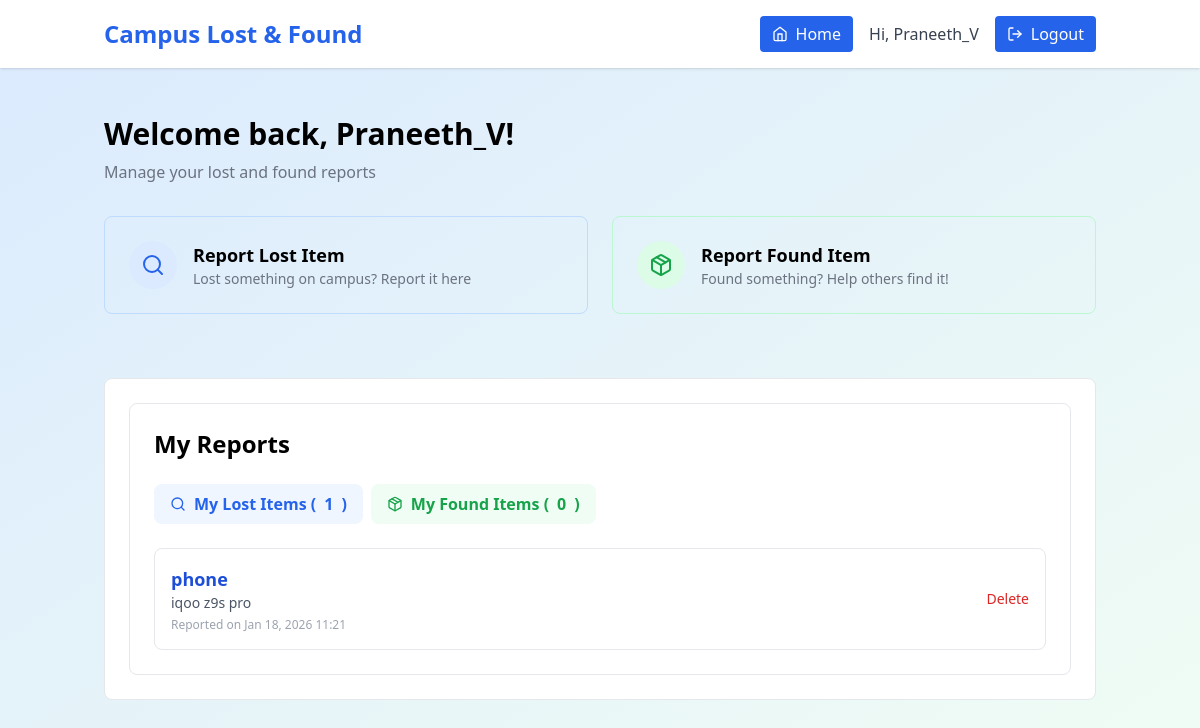
/dashboard/ (signed in), run on the app's committed database.
### app/models.py (models this page shows, shortened)
class LostItem(models.Model):
    user = models.ForeignKey(User, on_delete=models.CASCADE)
    name = models.CharField(max_length=200)
    description = models.TextField()
    features = models.TextField()
    photo = models.ImageField(upload_to='lost_photos/', blank=True, null=True)
    date_reported = models.DateTimeField(auto_now_add=True)
    class Meta:
        verbose_name_plural = "Lost Items"

### app/views.py (the view, shortened to what this page needs)
# urls.py: path('dashboard/', views.dashboard_view, name='dashboard'),
@login_required(login_url="login")
def dashboard_view(request):
    lost_items = LostItem.objects.filter(user=request.user).order_by("-date_reported")
    found_items = FoundItem.objects.filter(user=request.user).order_by("-date_reported")
    notifications = []
    for item in lost_items:
        matches = check_for_matches(item)
    return render(request, "dashboard.html", {
        "lost_items": lost_items,
        "found_items": found_items,
        "notifications": notifications,
        "notification_count": len(notifications)
    })

### app/views.py (called while the page is built, shortened)
def check_for_matches(item, item_type='lost'):
    if item_type != 'lost':
        return []
    lost_item = item
    potential_matches = FoundItem.objects.filter(~Q(user=lost_item.user))
    actioned_match_ids = MatchNotificationStatus.objects.filter(
        lost_item=lost_item,
        notified_user=lost_item.user
    ).values_list('found_item_id', flat=True)
    lost_text = f"{lost_item.name} {lost_item.description} {lost_item.features}".lower()
    matches = []
    for found_item in potential_matches:
        if found_item.id in actioned_match_ids:
            continue
    return matches

### app/templates/dashboard.html (shortened to what this page needs)
<!DOCTYPE html>
<html lang="en">
<head>
  <script src="https://cdn.tailwindcss.com"></script>
</head>
<body class="min-h-screen bg-gradient-to-br from-blue-100 to-green-50">
  <header class="py-4 bg-white shadow mb-4">
    <div class="container mx-auto px-4 flex justify-between items-center">
      <h1 class="text-2xl font-bold text-blue-600">Campus Lost & Found</h1>
      <div class="flex items-center gap-4">
        <a href="{% url 'index' %}" class="flex items-center gap-2 bg-blue-600 text-white px-3 py-1.5 rounded hover:bg-blue-700 transition font-medium">
          <i data-feather="home" class="h-4 w-4"></i> Home
        </a>
        <span class="text-gray-700 font-medium hidden sm:inline">Hi, {{ user.username }}</span>
        <a href="{% url 'logout' %}" class="flex items-center gap-2 bg-blue-600 text-white px-3 py-1.5 rounded hover:bg-blue-700 transition font-medium">
          <i data-feather="log-out" class="h-4 w-4"></i> Logout
        </a>
      </div>
    </div>
  </header>
  <main class="container mx-auto px-4 py-8">
    <div class="mb-8">
      <h2 class="text-3xl font-bold mb-2">Welcome back, {{ user.username }}!</h2>
      <p class="text-gray-500">Manage your lost and found reports</p>
    </div>
    <div class="grid md:grid-cols-2 gap-6 mb-8">
      <div class="group hover:shadow-lg transition-all duration-300 border rounded-lg border-blue-200 p-6">
        <a href="{% url 'report_lost' %}" class="flex items-center gap-4">
          <div class="p-3 bg-blue-100 rounded-full group-hover:bg-blue-200 transition-colors">
            <i data-feather="search" class="h-6 w-6 text-blue-600"></i>
          </div>
          <div>
            <h3 class="font-semibold text-lg">Report Lost Item</h3>
            <p class="text-sm text-gray-500">Lost something on campus? Report it here</p>
          </div>
        </a>
      </div>
      <div class="group hover:shadow-lg transition-all duration-300 border rounded-lg border-green-200 p-6">
        <a href="{% url 'report_found' %}" class="flex items-center gap-4">
          <div class="p-3 bg-green-100 rounded-full group-hover:bg-green-200 transition-colors">
            <i data-feather="package" class="h-6 w-6 text-green-600"></i>
          </div>
          <div>
            <h3 class="font-semibold text-lg">Report Found Item</h3>
            <p class="text-sm text-gray-500">Found something? Help others find it!</p>
          </div>
        </a>
      </div>
    </div>
    <div class="bg-white rounded-lg border p-6">
    <div class="bg-white rounded-lg border p-6">
      <h3 class="text-2xl font-semibold mb-6">My Reports</h3>
      <div class="flex gap-2 mb-6">
        <button id="tab-lost" class="flex items-center gap-2 px-4 py-2 rounded-lg text-blue-600 bg-blue-50 font-semibold">
          <i data-feather="search" class="h-4 w-4"></i> My Lost Items (<span id="lost-count">{{ lost_items.count }}</span>)
        </button>
        <button id="tab-found" class="flex items-center gap-2 px-4 py-2 rounded-lg text-green-600 bg-green-50 font-semibold">
          <i data-feather="package" class="h-4 w-4"></i> My Found Items (<span id="found-count">{{ found_items.count }}</span>)
        </button>
      </div>
      <div id="content-lost" class="space-y-4">
        {% if lost_items %}
          {% for item in lost_items %}
            <div class="border p-4 rounded-lg flex gap-4 items-center">
              <div class="flex-1">
                <h4 class="font-semibold text-lg text-blue-700">{{ item.name }}</h4>
                <p class="text-sm text-gray-600">{{ item.description|truncatewords:15 }}</p>
                <p class="text-xs text-gray-400 mt-1">Reported on {{ item.date_reported|date:"M d, Y H:i" }}</p>
              </div>
              <a href="{% url 'delete_lost' item.id %}" class="text-red-600 hover:underline text-sm font-medium">Delete</a>
            </div>
          {% endfor %}
        {% else %}
          <p class="text-gray-500">No lost items reported yet.</p>
        {% endif %}
      </div>
    </div>
  </main>
</body>
</html>

### data on the page
LostItem: name "phone", description "iqoo z9s pro", date_reported "Jan 18, 2026 11:21"

### other printed values
{{ user.username }} "Praneeth_V"
{{ lost_items.count }} "1"
{{ found_items.count }} "0"
